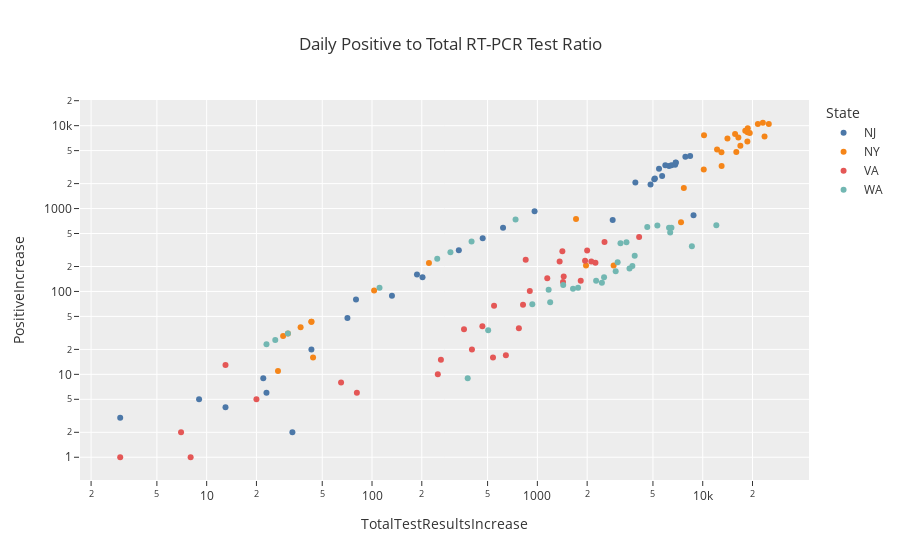

Write notebook code for a chart like this one.
### Code cell
states = ['NY', 'NJ', 'WA', 'VA']
fig = px.scatter(data_frame=df_testing.loc[df_testing.State.isin(states)].loc[df_testing.Date > pd.to_datetime('2020-03-01')],
                 x='TotalTestResultsIncrease', y='PositiveIncrease', color='State',
                 color_discrete_sequence=px.colors.qualitative.T10,
                 log_x=True, log_y=True,                 
                 title='Daily Positive to Total RT-PCR Test Ratio',
                 hover_name='Date', hover_data=['Positive','Total', 'Negative', 'State'],
                 template='ggplot2', 
                )
fig.show()

### Figure 1 — Plotly figure (JSON) as saved in the notebook; plotly's stock layout.template omitted (floating-point values rounded to 4 significant figures; data arrays with more than 128 entries replaced by an {"elided": "..."} marker saying what was removed)
{"data": [{"customdata": {"elided": "35x4 mixed values"}, "hovertemplate": "<b>%{hovertext}</b><br><br>State=%{customdata[3]}<br>TotalTestResultsIncrease=%{x}<br>PositiveIncrease=%{y}<br>Positive=%{customdata[0]}<br>Total=%{customdata[1]}<br>Negative=%{customdata[2]}<extra></extra>", "hovertext": ["2020-03-05", "2020-03-06", "2020-03-07", "2020-03-08", "2020-03-09", "2020-03-10", "2020-03-11", "2020-03-12", "2020-03-13", "2020-03-14", "2020-03-15", "2020-03-16", "2020-03-17", "2020-03-18", "2020-03-19", "2020-03-20", "2020-03-21", "2020-03-22", "2020-03-23", "2020-03-24", "2020-03-25", "2020-03-26", "2020-03-27", "2020-03-28", "2020-03-29", "2020-03-30", "2020-03-31", "2020-04-01", "2020-04-02", "2020-04-03", "2020-04-04", "2020-04-05", "2020-04-06", "2020-04-07", "2020-04-08"], "legendgroup": "NJ", "marker": {"color": "#4C78A8", "symbol": "circle"}, "mode": "markers", "name": "NJ", "showlegend": true, "type": "scatter", "x": [null, 0, 3, 33, 9, 13, 22, 23, 43, 0, 71, 80, 132, 187, 335, 202, 467, 620, 962, 8797, 2854, 5683, 4835, 5138, 5092, 6258, 3913, 6869, 6468, 8393, 7853, 6810, 6866, 5942, 5442], "xaxis": "x", "y": [null, 0, 3, 2, 5, 4, 9, 6, 20, 0, 48, 80, 89, 160, 315, 148, 437, 587, 930, 831, 727, 2474, 1949, 2299, 2262, 3250, 2060, 3559, 3335, 4305, 4229, 3381, 3585, 3326, 3021], "yaxis": "y"}, {"customdata": {"elided": "36x4 mixed values"}, "hovertemplate": "<b>%{hovertext}</b><br><br>State=%{customdata[3]}<br>TotalTestResultsIncrease=%{x}<br>PositiveIncrease=%{y}<br>Positive=%{customdata[0]}<br>Total=%{customdata[1]}<br>Negative=%{customdata[2]}<extra></extra>", "hovertext": ["2020-03-04", "2020-03-05", "2020-03-06", "2020-03-07", "2020-03-08", "2020-03-09", "2020-03-10", "2020-03-11", "2020-03-12", "2020-03-13", "2020-03-14", "2020-03-15", "2020-03-16", "2020-03-17", "2020-03-18", "2020-03-19", "2020-03-20", "2020-03-21", "2020-03-22", "2020-03-23", "2020-03-24", "2020-03-25", "2020-03-26", "2020-03-27", "2020-03-28", "2020-03-29", "2020-03-30", "2020-03-31", "2020-04-01", "2020-04-02", "2020-04-03", "2020-04-04", "2020-04-05", "2020-04-06", "2020-04-07", "2020-04-08"], "legendgroup": "NY", "marker": {"color": "#F58518", "symbol": "circle"}, "mode": "markers", "name": "NY", "showlegend": true, "type": "scatter", "x": [null, 44, 27, 43, 29, 37, 31, 43, 0, 2892, 103, 1969, 221, 1713, 7391, 7687, 10143, 13010, 15964, 16888, 12981, 12209, 18625, 23649, 10181, 16426, 14108, 18718, 15694, 18085, 21555, 23101, 18659, 18531, 19247, 25095], "xaxis": "x", "y": [null, 16, 11, 43, 29, 37, 31, 43, 0, 205, 103, 205, 221, 750, 682, 1770, 2950, 3254, 4812, 5707, 4790, 5146, 6447, 7377, 7683, 7195, 6984, 9298, 7917, 8669, 10482, 10841, 8327, 8658, 8174, 10453], "yaxis": "y"}, {"customdata": {"elided": "35x4 mixed values"}, "hovertemplate": "<b>%{hovertext}</b><br><br>State=%{customdata[3]}<br>TotalTestResultsIncrease=%{x}<br>PositiveIncrease=%{y}<br>Positive=%{customdata[0]}<br>Total=%{customdata[1]}<br>Negative=%{customdata[2]}<extra></extra>", "hovertext": ["2020-03-05", "2020-03-06", "2020-03-07", "2020-03-08", "2020-03-09", "2020-03-10", "2020-03-11", "2020-03-12", "2020-03-13", "2020-03-14", "2020-03-15", "2020-03-16", "2020-03-17", "2020-03-18", "2020-03-19", "2020-03-20", "2020-03-21", "2020-03-22", "2020-03-23", "2020-03-24", "2020-03-25", "2020-03-26", "2020-03-27", "2020-03-28", "2020-03-29", "2020-03-30", "2020-03-31", "2020-04-01", "2020-04-02", "2020-04-03", "2020-04-04", "2020-04-05", "2020-04-06", "2020-04-07", "2020-04-08"], "legendgroup": "VA", "marker": {"color": "#E45756", "symbol": "circle"}, "mode": "markers", "name": "VA", "showlegend": true, "type": "scatter", "x": [null, 3, 10, 7, 3, 20, 8, 65, 13, 0, 261, 81, 539, 250, 645, 402, 465, 547, 360, 773, 900, 819, 1148, 1829, 1443, 1429, 1363, 1943, 2245, 1416, 2547, 2119, 850, 4124, 2000], "xaxis": "x", "y": [null, 0, 0, 2, 1, 5, 1, 8, 13, 0, 15, 6, 16, 10, 17, 20, 38, 67, 35, 36, 101, 69, 144, 135, 151, 130, 230, 234, 222, 306, 395, 230, 241, 455, 312], "yaxis": "y"}, {"customdata": {"elided": "36x4 mixed values"}, "hovertemplate": "<b>%{hovertext}</b><br><br>State=%{customdata[3]}<br>TotalTestResultsIncrease=%{x}<br>PositiveIncrease=%{y}<br>Positive=%{customdata[0]}<br>Total=%{customdata[1]}<br>Negative=%{customdata[2]}<extra></extra>", "hovertext": ["2020-03-04", "2020-03-05", "2020-03-06", "2020-03-07", "2020-03-08", "2020-03-09", "2020-03-10", "2020-03-11", "2020-03-12", "2020-03-13", "2020-03-14", "2020-03-15", "2020-03-16", "2020-03-17", "2020-03-18", "2020-03-19", "2020-03-20", "2020-03-21", "2020-03-22", "2020-03-23", "2020-03-24", "2020-03-25", "2020-03-26", "2020-03-27", "2020-03-28", "2020-03-29", "2020-03-30", "2020-03-31", "2020-04-01", "2020-04-02", "2020-04-03", "2020-04-04", "2020-04-05", "2020-04-06", "2020-04-07", "2020-04-08"], "legendgroup": "WA", "marker": {"color": "#72B7B2", "symbol": "circle"}, "mode": "markers", "name": "WA", "showlegend": true, "type": "scatter", "x": [null, 31, 379, 23, 270, 504, 26, 1170, 932, 1433, 1762, 1195, 2456, 2266, 1643, 2976, 3607, 2531, 3878, 3754, 3058, 248, 111, 12088, 6358, 6468, 6256, 0, 738, 8598, 4620, 3181, 5319, 3457, 400, 298], "xaxis": "x", "y": [null, 31, 9, 23, 0, 34, 26, 105, 70, 120, 111, 74, 127, 135, 108, 175, 189, 148, 269, 203, 225, 248, 111, 627, 516, 587, 586, 0, 738, 350, 601, 381, 625, 393, 400, 298], "yaxis": "y"}], "layout": {"legend": {"title": {"text": "State"}, "tracegroupgap": 0}, "title": {"text": "Daily Positive to Total RT-PCR Test Ratio"}, "xaxis": {"anchor": "y", "domain": [0, 1], "title": {"text": "TotalTestResultsIncrease"}, "type": "log"}, "yaxis": {"anchor": "x", "domain": [0, 1], "title": {"text": "PositiveIncrease"}, "type": "log"}}}
